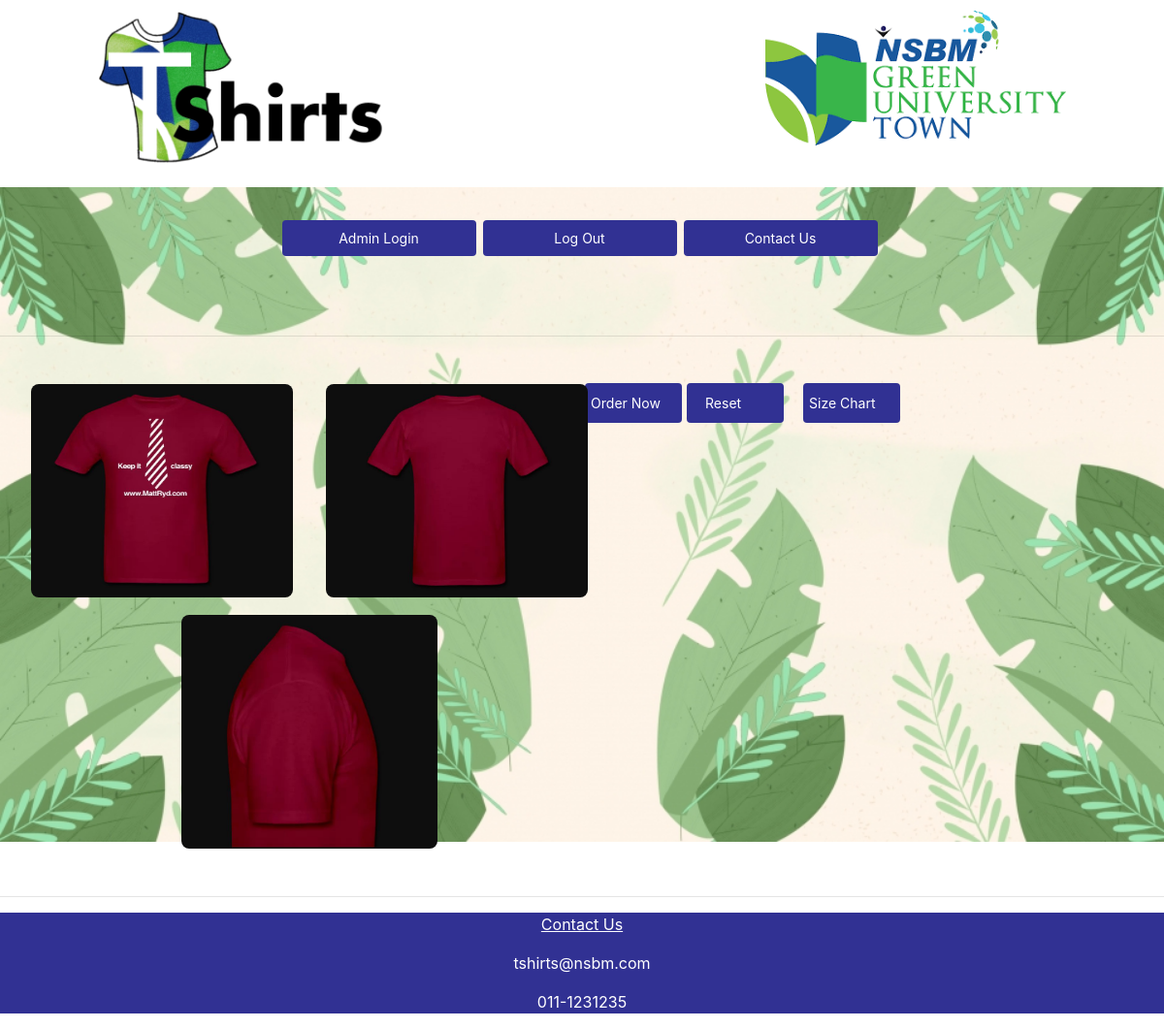
Page /Tshirtpage5.php on the earlier database version.
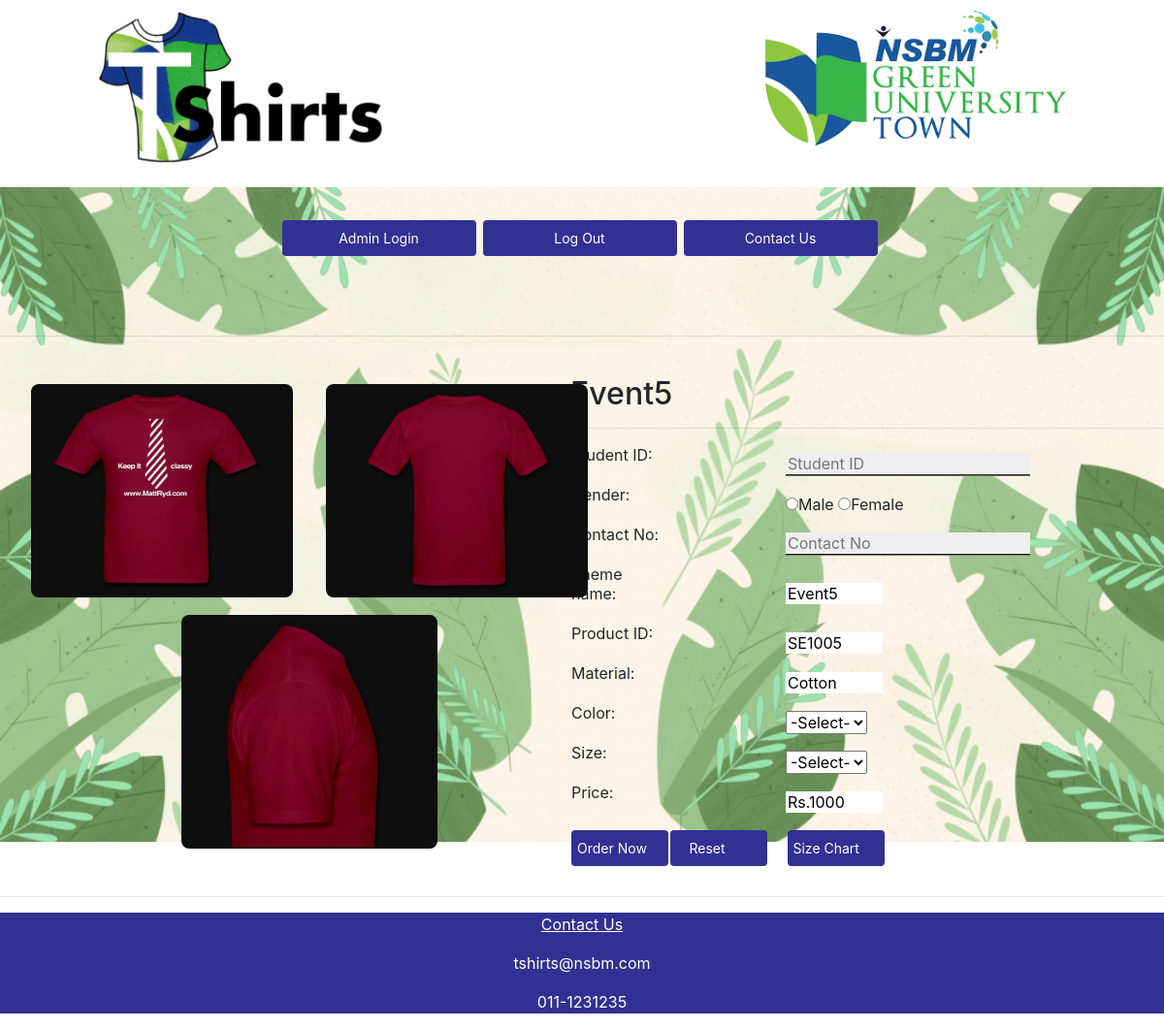
Same page on the later database version.
### tables this page shows
CREATE TABLE `tshirts` (
  `Theme` varchar(255) NOT NULL,
  `prodID` varchar(10) NOT NULL,
  `Material` varchar(20) NOT NULL,
  `Color1` varchar(20) NOT NULL,
  `Color2` varchar(20) NOT NULL,
  `Color3` varchar(20) NOT NULL,
  `Color4` text NOT NULL,
  `Prices` decimal(10,0) NOT NULL,
  `ContactNO` int(11) NOT NULL
);

### Tshirtpage5.php (the view, shortened to what this page needs)
<html>
<head>
	<link rel="stylesheet" type="text/css" href="style.css">
	<link rel="stylesheet" href="https://stackpath.bootstrapcdn.com/bootstrap/4.3.1/css/bootstrap.min.css">
</head>
<body>
	<div id="container">
	<table class="site">
	<tr class="top">
		<td class="head">
			<img src="Photos/tshirtlogo.png"style="width:310px;height: auto;" >
		</td>
		<td class="logo">
			<img src="Photos/nsbmlogo.png"style="width:310px;height: auto;" >
		</td>
	</tr>
</table>
	<table class="clearfix" align="center">
      <tr>
        <td><button class="button" style="vertical-align:middle" onclick="adminlogin()"><span>Admin Login</span></button></td>
        <td><button class="button" style="vertical-align:middle" onclick="studentlogin()"><span>Log Out</span></button></td>
        <td><button class="button" style="vertical-align:middle" onclick="window.location.href='#contact'"><span>Contact Us</span></button></td>
      </tr>
    </table>
	<?php
	$connection= mysqli_connect("localhost","root","");
	?>
	</div>
	<hr>
	<div id="right">
		<?php
			$result= mysqli_query($connection,"select * from tshirts where prodID='SE1005'");
			while($row = mysqli_fetch_array($result))
		{
			?>
	<form name="tshirt_details" action="storingorderdetails.php"  method="POST">
	<table id="tshirtdetails" border="0">
	<h2 id="themename"> <?php echo $row["Theme"]; ?></h2>
	<hr>
	<tr>
		<td class="tdpadding1">Student ID:</td>
		<td class="tdpadding2"> <input class="box_border" type="text" id="stid" name="stid" placeholder="Student ID" required></td>
	</tr>
	<tr>
		<td class="tdpadding1">Gender: </td>
		<td class="tdpadding2"><input type="radio" id="gender" name="gender" value="Male" required>Male <input type="radio" id="gender" name="gender" value="Female" required>Female</td>
	</tr>
	<tr>
		<td class="tdpadding1">Contact No: </td>
		<td class="tdpadding2"><input class="box_border" type="text" id="contno" name="contno" placeholder="Contact No" required></td>
	</tr>
	<tr>
		<td class="tdpadding1">Theme name:</td>
		<td class="tdpadding2"> <input class="hideborder" type="text" name="theme" id="theme" readonly="readonly"  value=<?php echo $row["Theme"]; ?>></td>
	</tr>
	<tr>
		<td class="tdpadding1">Product ID: </td>
		<td class="tdpadding2"><input class="hideborder" id="pid" name="pid" readonly="readonly"  value=<?php echo $row["prodID"]; ?> ></td>
	</tr>
	<tr>
		<td class="tdpadding1">Material: </td>
		<td class="tdpadding2">
			<input class="hideborder" id="Material" name="Material" readonly="readonly"  value=<?php echo $row["Material"];?> >
		</td>
	</tr>
	<tr>
		<td class="tdpadding1">Color: </td>
		<td class="tdpadding2"> <select name="color" required>
			<option value="">-Select- </option>
		</select>
		</td>
	</tr>
	<tr>
		<td class="tdpadding1">Size: </td>
		<td class="tdpadding2"> <select name="size" required>
			<option value="">-Select- </option>
		</select>
		</td>
	</tr>
	<tr>
<td class="tdpadding1">Price: </td> <td class="tdpadding2"><input class="hideborder" id="prices" name="prices" readonly="readonly"  value=Rs.<?php  echo  $row["Prices"]; }?>>  </td>
	</tr>
	<tr>
		<td><input class="button2" type="submit" value="Order Now" name="order" onclick="confirmorder()"> </td><td> <input class="button2" type="reset" value="Reset" name="reset">
		<a href="sizechart.html"><input class="button2" type="button" value="Size Chart" name="checks"></a></td>
	</tr>
</form>
	</div>
	<div id="left">
	<table id="tshirttable" border="0">
	<tr>
		<td>
	<a href="Photos/red front.JPG"><img class="timg" src="Photos/red front.JPG"></a>
		</td>
		<td>
	<a href="Photos/red rear.JPG"><img class="timg" src="Photos/red rear.JPG"></a>
		</td>
	</tr>
	<tr>
		<td  id="thirdrow" colspan="2">
	<a href="Photos/red right.JPG"><img id="thirdimg" src="Photos/red right.JPG"></a>
		</td>
	</tr>
</table>
	</div>
	<br>
	<hr>
	<div id="contact" class="contact">
	<p ><u><center>Contact Us</center></u></p>
	<p><center>tshirts@nsbm.com</center></p>
	<p><center>011-1231235</center></p>
</div>
</body>
</html>

Differences in the rows shown:
added tshirts: Theme "Event5", theme "Event5", pid "SE1005", Material "Cotton", prices "Rs.1000"
